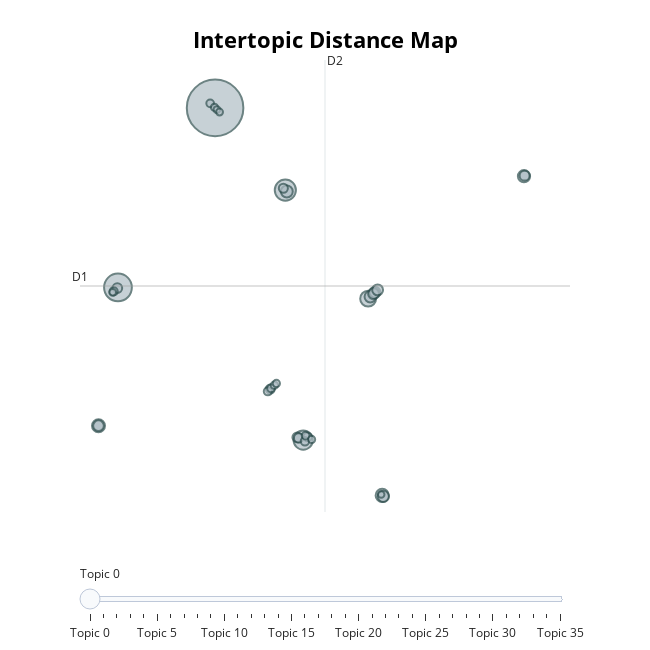

The code cell stored with this chart in its notebook:
### Code cell
model.visualize_topics()

### Figure 1 — Plotly figure (JSON) as saved in the notebook; plotly's stock layout.template omitted (floating-point values rounded to 4 significant figures)
{"data": [{"customdata": [[0, "la | en | que | el | cmo", 814], [1, "robot | delta | arm | robots | scara", 196], [2, "learning | machine | ai | object | detection", 114], [3, "data | science | engineering | analyst | backend", 95], [4, "react | flutter | nodejs | api | app", 64], [5, "microservices | microservicios | architecture | secure | arquitectura", 44], [6, "chatgpt | langchain | pdf | powerpoint | chat", 43], [7, "fastapi | api | fast | apis | json", 38], [8, "opencv | vision | face | python | recognition", 36], [9, "esp32 | esp8266 | ota | nodemcu | bluetooth", 33], [10, "docker | kubernetes | terraform | dockerfile | containerize", 32], [11, "websockets | socket | vs | programming | sockets", 31], [12, "rabbitmq | kafka | queue | message | apache", 30], [13, "selenium | scraping | web | tutorial | python", 30], [14, "english | learn | advanced | native | level", 29], [15, "sqlmodel | sqlalchemy | fastapi | orm | crud", 25], [16, "matlab | simulink | toolbox | robotics | converter", 24], [17, "tesla | selfdriving | car | cars | autopilot", 24], [18, "projects | arduino | ideas | 10 | iot", 23], [19, "gpu | nvidia | pc | jetson | orin", 21], [20, "productivity | habits | productive | smarter | day", 21], [21, "clean | architecture | dirty | net | mapping", 19], [22, "notion | template | manager | templates | free", 18], [23, "pid | control | controller | motion | jerk", 17], [24, "notes | brain | second | taking | remember", 17], [25, "clase | ingls | eduardo | lpez | significant", 15], [26, "devops | git | tools | cicd | course", 15], [27, "money | debt | rich | online | saas", 15], [28, "shoulder | muscle | exercises | faster | days", 14], [29, "interview | coding | job | notation | interviews", 13], [30, "circuitos | operational | amplifier | regulador | electronic", 13], [31, "drum | lesson | play | drummer | beats", 13], [32, "sensor | arduino | i2c | mpu6050 | grfica", 12], [33, "android | curso | kotlin | cero | desde", 12], [34, "pic16f1937 | micropython | clase | pico | microcontroladores", 12], [35, "gateway | kong | api | zuul | service", 11]], "hovertemplate": "<b>Topic %{customdata[0]}</b><br>%{customdata[1]}<br>Size: %{customdata[2]}", "legendgroup": "", "marker": {"color": "#B0BEC5", "line": {"color": "DarkSlateGrey", "width": 2}, "size": [814, 196, 114, 95, 64, 44, 43, 38, 36, 33, 32, 31, 30, 30, 29, 25, 24, 24, 23, 21, 21, 19, 18, 17, 17, 15, 15, 15, 14, 13, 13, 13, 12, 12, 12, 11], "sizemode": "area", "sizeref": 0.5088, "symbol": "circle"}, "mode": "markers", "name": "", "orientation": "v", "showlegend": false, "type": "scatter", "x": [-0.5152, -7.926, 4.847, 6.211, 11.17, 12.24, -9.412, 23.06, 4.96, 11.33, 12.33, 11.68, 11.58, 11.89, -9.412, 23.11, -7.975, 5.758, 5.867, 4.695, 3.694, 6.548, 6.344, -8.254, 3.513, -0.8906, 6.392, 3.753, 4.01, 6.852, -0.5639, 4.165, -8.331, -0.375, -0.173, 12.16], "xaxis": "x", "y": [23.58, 8.696, 16.76, -3.95, 7.771, -8.532, -2.759, 17.92, 16.65, 7.932, -8.617, 8.288, 8.184, 8.496, -2.759, 17.96, 8.647, -3.724, -3.771, 16.91, 0.2786, -3.693, -4.045, 8.369, 0.09362, 23.95, -3.584, 0.3374, 0.5923, -3.897, 23.62, 0.7455, 8.293, 23.44, 23.23, -8.453], "yaxis": "y"}], "layout": {"annotations": [{"showarrow": false, "text": "D1", "x": -10.82, "y": 8.817, "yshift": 10}, {"showarrow": false, "text": "D2", "x": 7.874, "xshift": 10, "y": 27.54}], "height": 650, "hoverlabel": {"bgcolor": "white", "font": {"family": "Rockwell", "size": 16}}, "legend": {"itemsizing": "constant", "tracegroupgap": 0}, "margin": {"t": 60}, "shapes": [{"line": {"color": "#CFD8DC", "width": 2}, "type": "line", "x0": 7.874, "x1": 7.874, "y0": -9.909, "y1": 27.54}, {"line": {"color": "#9E9E9E", "width": 2}, "type": "line", "x0": -10.82, "x1": 26.57, "y0": 8.817, "y1": 8.817}], "sliders": [{"active": 0, "pad": {"t": 50}, "steps": [{"args": [{"marker.color": [["red", "#B0BEC5", "#B0BEC5", "#B0BEC5", "#B0BEC5", "#B0BEC5", "#B0BEC5", "#B0BEC5", "#B0BEC5", "#B0BEC5", "#B0BEC5", "#B0BEC5", "#B0BEC5", "#B0BEC5", "#B0BEC5", "#B0BEC5", "#B0BEC5", "#B0BEC5", "#B0BEC5", "#B0BEC5", "#B0BEC5", "#B0BEC5", "#B0BEC5", "#B0BEC5", "#B0BEC5", "#B0BEC5", "#B0BEC5", "#B0BEC5", "#B0BEC5", "#B0BEC5", "#B0BEC5", "#B0BEC5", "#B0BEC5", "#B0BEC5", "#B0BEC5", "#B0BEC5"]]}], "label": "Topic 0", "method": "update"}, {"args": [{"marker.color": [["#B0BEC5", "red", "#B0BEC5", "#B0BEC5", "#B0BEC5", "#B0BEC5", "#B0BEC5", "#B0BEC5", "#B0BEC5", "#B0BEC5", "#B0BEC5", "#B0BEC5", "#B0BEC5", "#B0BEC5", "#B0BEC5", "#B0BEC5", "#B0BEC5", "#B0BEC5", "#B0BEC5", "#B0BEC5", "#B0BEC5", "#B0BEC5", "#B0BEC5", "#B0BEC5", "#B0BEC5", "#B0BEC5", "#B0BEC5", "#B0BEC5", "#B0BEC5", "#B0BEC5", "#B0BEC5", "#B0BEC5", "#B0BEC5", "#B0BEC5", "#B0BEC5", "#B0BEC5"]]}], "label": "Topic 1", "method": "update"}, {"args": [{"marker.color": [["#B0BEC5", "#B0BEC5", "red", "#B0BEC5", "#B0BEC5", "#B0BEC5", "#B0BEC5", "#B0BEC5", "#B0BEC5", "#B0BEC5", "#B0BEC5", "#B0BEC5", "#B0BEC5", "#B0BEC5", "#B0BEC5", "#B0BEC5", "#B0BEC5", "#B0BEC5", "#B0BEC5", "#B0BEC5", "#B0BEC5", "#B0BEC5", "#B0BEC5", "#B0BEC5", "#B0BEC5", "#B0BEC5", "#B0BEC5", "#B0BEC5", "#B0BEC5", "#B0BEC5", "#B0BEC5", "#B0BEC5", "#B0BEC5", "#B0BEC5", "#B0BEC5", "#B0BEC5"]]}], "label": "Topic 2", "method": "update"}, {"args": [{"marker.color": [["#B0BEC5", "#B0BEC5", "#B0BEC5", "red", "#B0BEC5", "#B0BEC5", "#B0BEC5", "#B0BEC5", "#B0BEC5", "#B0BEC5", "#B0BEC5", "#B0BEC5", "#B0BEC5", "#B0BEC5", "#B0BEC5", "#B0BEC5", "#B0BEC5", "#B0BEC5", "#B0BEC5", "#B0BEC5", "#B0BEC5", "#B0BEC5", "#B0BEC5", "#B0BEC5", "#B0BEC5", "#B0BEC5", "#B0BEC5", "#B0BEC5", "#B0BEC5", "#B0BEC5", "#B0BEC5", "#B0BEC5", "#B0BEC5", "#B0BEC5", "#B0BEC5", "#B0BEC5"]]}], "label": "Topic 3", "method": "update"}, {"args": [{"marker.color": [["#B0BEC5", "#B0BEC5", "#B0BEC5", "#B0BEC5", "red", "#B0BEC5", "#B0BEC5", "#B0BEC5", "#B0BEC5", "#B0BEC5", "#B0BEC5", "#B0BEC5", "#B0BEC5", "#B0BEC5", "#B0BEC5", "#B0BEC5", "#B0BEC5", "#B0BEC5", "#B0BEC5", "#B0BEC5", "#B0BEC5", "#B0BEC5", "#B0BEC5", "#B0BEC5", "#B0BEC5", "#B0BEC5", "#B0BEC5", "#B0BEC5", "#B0BEC5", "#B0BEC5", "#B0BEC5", "#B0BEC5", "#B0BEC5", "#B0BEC5", "#B0BEC5", "#B0BEC5"]]}], "label": "Topic 4", "method": "update"}, {"args": [{"marker.color": [["#B0BEC5", "#B0BEC5", "#B0BEC5", "#B0BEC5", "#B0BEC5", "red", "#B0BEC5", "#B0BEC5", "#B0BEC5", "#B0BEC5", "#B0BEC5", "#B0BEC5", "#B0BEC5", "#B0BEC5", "#B0BEC5", "#B0BEC5", "#B0BEC5", "#B0BEC5", "#B0BEC5", "#B0BEC5", "#B0BEC5", "#B0BEC5", "#B0BEC5", "#B0BEC5", "#B0BEC5", "#B0BEC5", "#B0BEC5", "#B0BEC5", "#B0BEC5", "#B0BEC5", "#B0BEC5", "#B0BEC5", "#B0BEC5", "#B0BEC5", "#B0BEC5", "#B0BEC5"]]}], "label": "Topic 5", "method": "update"}, {"args": [{"marker.color": [["#B0BEC5", "#B0BEC5", "#B0BEC5", "#B0BEC5", "#B0BEC5", "#B0BEC5", "red", "#B0BEC5", "#B0BEC5", "#B0BEC5", "#B0BEC5", "#B0BEC5", "#B0BEC5", "#B0BEC5", "#B0BEC5", "#B0BEC5", "#B0BEC5", "#B0BEC5", "#B0BEC5", "#B0BEC5", "#B0BEC5", "#B0BEC5", "#B0BEC5", "#B0BEC5", "#B0BEC5", "#B0BEC5", "#B0BEC5", "#B0BEC5", "#B0BEC5", "#B0BEC5", "#B0BEC5", "#B0BEC5", "#B0BEC5", "#B0BEC5", "#B0BEC5", "#B0BEC5"]]}], "label": "Topic 6", "method": "update"}, {"args": [{"marker.color": [["#B0BEC5", "#B0BEC5", "#B0BEC5", "#B0BEC5", "#B0BEC5", "#B0BEC5", "#B0BEC5", "red", "#B0BEC5", "#B0BEC5", "#B0BEC5", "#B0BEC5", "#B0BEC5", "#B0BEC5", "#B0BEC5", "#B0BEC5", "#B0BEC5", "#B0BEC5", "#B0BEC5", "#B0BEC5", "#B0BEC5", "#B0BEC5", "#B0BEC5", "#B0BEC5", "#B0BEC5", "#B0BEC5", "#B0BEC5", "#B0BEC5", "#B0BEC5", "#B0BEC5", "#B0BEC5", "#B0BEC5", "#B0BEC5", "#B0BEC5", "#B0BEC5", "#B0BEC5"]]}], "label": "Topic 7", "method": "update"}, {"args": [{"marker.color": [["#B0BEC5", "#B0BEC5", "#B0BEC5", "#B0BEC5", "#B0BEC5", "#B0BEC5", "#B0BEC5", "#B0BEC5", "red", "#B0BEC5", "#B0BEC5", "#B0BEC5", "#B0BEC5", "#B0BEC5", "#B0BEC5", "#B0BEC5", "#B0BEC5", "#B0BEC5", "#B0BEC5", "#B0BEC5", "#B0BEC5", "#B0BEC5", "#B0BEC5", "#B0BEC5", "#B0BEC5", "#B0BEC5", "#B0BEC5", "#B0BEC5", "#B0BEC5", "#B0BEC5", "#B0BEC5", "#B0BEC5", "#B0BEC5", "#B0BEC5", "#B0BEC5", "#B0BEC5"]]}], "label": "Topic 8", "method": "update"}, {"args": [{"marker.color": [["#B0BEC5", "#B0BEC5", "#B0BEC5", "#B0BEC5", "#B0BEC5", "#B0BEC5", "#B0BEC5", "#B0BEC5", "#B0BEC5", "red", "#B0BEC5", "#B0BEC5", "#B0BEC5", "#B0BEC5", "#B0BEC5", "#B0BEC5", "#B0BEC5", "#B0BEC5", "#B0BEC5", "#B0BEC5", "#B0BEC5", "#B0BEC5", "#B0BEC5", "#B0BEC5", "#B0BEC5", "#B0BEC5", "#B0BEC5", "#B0BEC5", "#B0BEC5", "#B0BEC5", "#B0BEC5", "#B0BEC5", "#B0BEC5", "#B0BEC5", "#B0BEC5", "#B0BEC5"]]}], "label": "Topic 9", "method": "update"}, {"args": [{"marker.color": [["#B0BEC5", "#B0BEC5", "#B0BEC5", "#B0BEC5", "#B0BEC5", "#B0BEC5", "#B0BEC5", "#B0BEC5", "#B0BEC5", "#B0BEC5", "red", "#B0BEC5", "#B0BEC5", "#B0BEC5", "#B0BEC5", "#B0BEC5", "#B0BEC5", "#B0BEC5", "#B0BEC5", "#B0BEC5", "#B0BEC5", "#B0BEC5", "#B0BEC5", "#B0BEC5", "#B0BEC5", "#B0BEC5", "#B0BEC5", "#B0BEC5", "#B0BEC5", "#B0BEC5", "#B0BEC5", "#B0BEC5", "#B0BEC5", "#B0BEC5", "#B0BEC5", "#B0BEC5"]]}], "label": "Topic 10", "method": "update"}, {"args": [{"marker.color": [["#B0BEC5", "#B0BEC5", "#B0BEC5", "#B0BEC5", "#B0BEC5", "#B0BEC5", "#B0BEC5", "#B0BEC5", "#B0BEC5", "#B0BEC5", "#B0BEC5", "red", "#B0BEC5", "#B0BEC5", "#B0BEC5", "#B0BEC5", "#B0BEC5", "#B0BEC5", "#B0BEC5", "#B0BEC5", "#B0BEC5", "#B0BEC5", "#B0BEC5", "#B0BEC5", "#B0BEC5", "#B0BEC5", "#B0BEC5", "#B0BEC5", "#B0BEC5", "#B0BEC5", "#B0BEC5", "#B0BEC5", "#B0BEC5", "#B0BEC5", "#B0BEC5", "#B0BEC5"]]}], "label": "Topic 11", "method": "update"}, {"args": [{"marker.color": [["#B0BEC5", "#B0BEC5", "#B0BEC5", "#B0BEC5", "#B0BEC5", "#B0BEC5", "#B0BEC5", "#B0BEC5", "#B0BEC5", "#B0BEC5", "#B0BEC5", "#B0BEC5", "red", "#B0BEC5", "#B0BEC5", "#B0BEC5", "#B0BEC5", "#B0BEC5", "#B0BEC5", "#B0BEC5", "#B0BEC5", "#B0BEC5", "#B0BEC5", "#B0BEC5", "#B0BEC5", "#B0BEC5", "#B0BEC5", "#B0BEC5", "#B0BEC5", "#B0BEC5", "#B0BEC5", "#B0BEC5", "#B0BEC5", "#B0BEC5", "#B0BEC5", "#B0BEC5"]]}], "label": "Topic 12", "method": "update"}, {"args": [{"marker.color": [["#B0BEC5", "#B0BEC5", "#B0BEC5", "#B0BEC5", "#B0BEC5", "#B0BEC5", "#B0BEC5", "#B0BEC5", "#B0BEC5", "#B0BEC5", "#B0BEC5", "#B0BEC5", "#B0BEC5", "red", "#B0BEC5", "#B0BEC5", "#B0BEC5", "#B0BEC5", "#B0BEC5", "#B0BEC5", "#B0BEC5", "#B0BEC5", "#B0BEC5", "#B0BEC5", "#B0BEC5", "#B0BEC5", "#B0BEC5", "#B0BEC5", "#B0BEC5", "#B0BEC5", "#B0BEC5", "#B0BEC5", "#B0BEC5", "#B0BEC5", "#B0BEC5", "#B0BEC5"]]}], "label": "Topic 13", "method": "update"}, {"args": [{"marker.color": [["#B0BEC5", "#B0BEC5", "#B0BEC5", "#B0BEC5", "#B0BEC5", "#B0BEC5", "#B0BEC5", "#B0BEC5", "#B0BEC5", "#B0BEC5", "#B0BEC5", "#B0BEC5", "#B0BEC5", "#B0BEC5", "red", "#B0BEC5", "#B0BEC5", "#B0BEC5", "#B0BEC5", "#B0BEC5", "#B0BEC5", "#B0BEC5", "#B0BEC5", "#B0BEC5", "#B0BEC5", "#B0BEC5", "#B0BEC5", "#B0BEC5", "#B0BEC5", "#B0BEC5", "#B0BEC5", "#B0BEC5", "#B0BEC5", "#B0BEC5", "#B0BEC5", "#B0BEC5"]]}], "label": "Topic 14", "method": "update"}, {"args": [{"marker.color": [["#B0BEC5", "#B0BEC5", "#B0BEC5", "#B0BEC5", "#B0BEC5", "#B0BEC5", "#B0BEC5", "#B0BEC5", "#B0BEC5", "#B0BEC5", "#B0BEC5", "#B0BEC5", "#B0BEC5", "#B0BEC5", "#B0BEC5", "red", "#B0BEC5", "#B0BEC5", "#B0BEC5", "#B0BEC5", "#B0BEC5", "#B0BEC5", "#B0BEC5", "#B0BEC5", "#B0BEC5", "#B0BEC5", "#B0BEC5", "#B0BEC5", "#B0BEC5", "#B0BEC5", "#B0BEC5", "#B0BEC5", "#B0BEC5", "#B0BEC5", "#B0BEC5", "#B0BEC5"]]}], "label": "Topic 15", "method": "update"}, {"args": [{"marker.color": [["#B0BEC5", "#B0BEC5", "#B0BEC5", "#B0BEC5", "#B0BEC5", "#B0BEC5", "#B0BEC5", "#B0BEC5", "#B0BEC5", "#B0BEC5", "#B0BEC5", "#B0BEC5", "#B0BEC5", "#B0BEC5", "#B0BEC5", "#B0BEC5", "red", "#B0BEC5", "#B0BEC5", "#B0BEC5", "#B0BEC5", "#B0BEC5", "#B0BEC5", "#B0BEC5", "#B0BEC5", "#B0BEC5", "#B0BEC5", "#B0BEC5", "#B0BEC5", "#B0BEC5", "#B0BEC5", "#B0BEC5", "#B0BEC5", "#B0BEC5", "#B0BEC5", "#B0BEC5"]]}], "label": "Topic 16", "method": "update"}, {"args": [{"marker.color": [["#B0BEC5", "#B0BEC5", "#B0BEC5", "#B0BEC5", "#B0BEC5", "#B0BEC5", "#B0BEC5", "#B0BEC5", "#B0BEC5", "#B0BEC5", "#B0BEC5", "#B0BEC5", "#B0BEC5", "#B0BEC5", "#B0BEC5", "#B0BEC5", "#B0BEC5", "red", "#B0BEC5", "#B0BEC5", "#B0BEC5", "#B0BEC5", "#B0BEC5", "#B0BEC5", "#B0BEC5", "#B0BEC5", "#B0BEC5", "#B0BEC5", "#B0BEC5", "#B0BEC5", "#B0BEC5", "#B0BEC5", "#B0BEC5", "#B0BEC5", "#B0BEC5", "#B0BEC5"]]}], "label": "Topic 17", "method": "update"}, {"args": [{"marker.color": [["#B0BEC5", "#B0BEC5", "#B0BEC5", "#B0BEC5", "#B0BEC5", "#B0BEC5", "#B0BEC5", "#B0BEC5", "#B0BEC5", "#B0BEC5", "#B0BEC5", "#B0BEC5", "#B0BEC5", "#B0BEC5", "#B0BEC5", "#B0BEC5", "#B0BEC5", "#B0BEC5", "red", "#B0BEC5", "#B0BEC5", "#B0BEC5", "#B0BEC5", "#B0BEC5", "#B0BEC5", "#B0BEC5", "#B0BEC5", "#B0BEC5", "#B0BEC5", "#B0BEC5", "#B0BEC5", "#B0BEC5", "#B0BEC5", "#B0BEC5", "#B0BEC5", "#B0BEC5"]]}], "label": "Topic 18", "method": "update"}, {"args": [{"marker.color": [["#B0BEC5", "#B0BEC5", "#B0BEC5", "#B0BEC5", "#B0BEC5", "#B0BEC5", "#B0BEC5", "#B0BEC5", "#B0BEC5", "#B0BEC5", "#B0BEC5", "#B0BEC5", "#B0BEC5", "#B0BEC5", "#B0BEC5", "#B0BEC5", "#B0BEC5", "#B0BEC5", "#B0BEC5", "red", "#B0BEC5", "#B0BEC5", "#B0BEC5", "#B0BEC5", "#B0BEC5", "#B0BEC5", "#B0BEC5", "#B0BEC5", "#B0BEC5", "#B0BEC5", "#B0BEC5", "#B0BEC5", "#B0BEC5", "#B0BEC5", "#B0BEC5", "#B0BEC5"]]}], "label": "Topic 19", "method": "update"}, {"args": [{"marker.color": [["#B0BEC5", "#B0BEC5", "#B0BEC5", "#B0BEC5", "#B0BEC5", "#B0BEC5", "#B0BEC5", "#B0BEC5", "#B0BEC5", "#B0BEC5", "#B0BEC5", "#B0BEC5", "#B0BEC5", "#B0BEC5", "#B0BEC5", "#B0BEC5", "#B0BEC5", "#B0BEC5", "#B0BEC5", "#B0BEC5", "red", "#B0BEC5", "#B0BEC5", "#B0BEC5", "#B0BEC5", "#B0BEC5", "#B0BEC5", "#B0BEC5", "#B0BEC5", "#B0BEC5", "#B0BEC5", "#B0BEC5", "#B0BEC5", "#B0BEC5", "#B0BEC5", "#B0BEC5"]]}], "label": "Topic 20", "method": "update"}, {"args": [{"marker.color": [["#B0BEC5", "#B0BEC5", "#B0BEC5", "#B0BEC5", "#B0BEC5", "#B0BEC5", "#B0BEC5", "#B0BEC5", "#B0BEC5", "#B0BEC5", "#B0BEC5", "#B0BEC5", "#B0BEC5", "#B0BEC5", "#B0BEC5", "#B0BEC5", "#B0BEC5", "#B0BEC5", "#B0BEC5", "#B0BEC5", "#B0BEC5", "red", "#B0BEC5", "#B0BEC5", "#B0BEC5", "#B0BEC5", "#B0BEC5", "#B0BEC5", "#B0BEC5", "#B0BEC5", "#B0BEC5", "#B0BEC5", "#B0BEC5", "#B0BEC5", "#B0BEC5", "#B0BEC5"]]}], "label": "Topic 21", "method": "update"}, {"args": [{"marker.color": [["#B0BEC5", "#B0BEC5", "#B0BEC5", "#B0BEC5", "#B0BEC5", "#B0BEC5", "#B0BEC5", "#B0BEC5", "#B0BEC5", "#B0BEC5", "#B0BEC5", "#B0BEC5", "#B0BEC5", "#B0BEC5", "#B0BEC5", "#B0BEC5", "#B0BEC5", "#B0BEC5", "#B0BEC5", "#B0BEC5", "#B0BEC5", "#B0BEC5", "red", "#B0BEC5", "#B0BEC5", "#B0BEC5", "#B0BEC5", "#B0BEC5", "#B0BEC5", "#B0BEC5", "#B0BEC5", "#B0BEC5", "#B0BEC5", "#B0BEC5", "#B0BEC5", "#B0BEC5"]]}], "label": "Topic 22", "method": "update"}, {"args": [{"marker.color": [["#B0BEC5", "#B0BEC5", "#B0BEC5", "#B0BEC5", "#B0BEC5", "#B0BEC5", "#B0BEC5", "#B0BEC5", "#B0BEC5", "#B0BEC5", "#B0BEC5", "#B0BEC5", "#B0BEC5", "#B0BEC5", "#B0BEC5", "#B0BEC5", "#B0BEC5", "#B0BEC5", "#B0BEC5", "#B0BEC5", "#B0BEC5", "#B0BEC5", "#B0BEC5", "red", "#B0BEC5", "#B0BEC5", "#B0BEC5", "#B0BEC5", "#B0BEC5", "#B0BEC5", "#B0BEC5", "#B0BEC5", "#B0BEC5", "#B0BEC5", "#B0BEC5", "#B0BEC5"]]}], "label": "Topic 23", "method": "update"}, {"args": [{"marker.color": [["#B0BEC5", "#B0BEC5", "#B0BEC5", "#B0BEC5", "#B0BEC5", "#B0BEC5", "#B0BEC5", "#B0BEC5", "#B0BEC5", "#B0BEC5", "#B0BEC5", "#B0BEC5", "#B0BEC5", "#B0BEC5", "#B0BEC5", "#B0BEC5", "#B0BEC5", "#B0BEC5", "#B0BEC5", "#B0BEC5", "#B0BEC5", "#B0BEC5", "#B0BEC5", "#B0BEC5", "red", "#B0BEC5", "#B0BEC5", "#B0BEC5", "#B0BEC5", "#B0BEC5", "#B0BEC5", "#B0BEC5", "#B0BEC5", "#B0BEC5", "#B0BEC5", "#B0BEC5"]]}], "label": "Topic 24", "method": "update"}, {"args": [{"marker.color": [["#B0BEC5", "#B0BEC5", "#B0BEC5", "#B0BEC5", "#B0BEC5", "#B0BEC5", "#B0BEC5", "#B0BEC5", "#B0BEC5", "#B0BEC5", "#B0BEC5", "#B0BEC5", "#B0BEC5", "#B0BEC5", "#B0BEC5", "#B0BEC5", "#B0BEC5", "#B0BEC5", "#B0BEC5", "#B0BEC5", "#B0BEC5", "#B0BEC5", "#B0BEC5", "#B0BEC5", "#B0BEC5", "red", "#B0BEC5", "#B0BEC5", "#B0BEC5", "#B0BEC5", "#B0BEC5", "#B0BEC5", "#B0BEC5", "#B0BEC5", "#B0BEC5", "#B0BEC5"]]}], "label": "Topic 25", "method": "update"}, {"args": [{"marker.color": [["#B0BEC5", "#B0BEC5", "#B0BEC5", "#B0BEC5", "#B0BEC5", "#B0BEC5", "#B0BEC5", "#B0BEC5", "#B0BEC5", "#B0BEC5", "#B0BEC5", "#B0BEC5", "#B0BEC5", "#B0BEC5", "#B0BEC5", "#B0BEC5", "#B0BEC5", "#B0BEC5", "#B0BEC5", "#B0BEC5", "#B0BEC5", "#B0BEC5", "#B0BEC5", "#B0BEC5", "#B0BEC5", "#B0BEC5", "red", "#B0BEC5", "#B0BEC5", "#B0BEC5", "#B0BEC5", "#B0BEC5", "#B0BEC5", "#B0BEC5", "#B0BEC5", "#B0BEC5"]]}], "label": "Topic 26", "method": "update"}, {"args": [{"marker.color": [["#B0BEC5", "#B0BEC5", "#B0BEC5", "#B0BEC5", "#B0BEC5", "#B0BEC5", "#B0BEC5", "#B0BEC5", "#B0BEC5", "#B0BEC5", "#B0BEC5", "#B0BEC5", "#B0BEC5", "#B0BEC5", "#B0BEC5", "#B0BEC5", "#B0BEC5", "#B0BEC5", "#B0BEC5", "#B0BEC5", "#B0BEC5", "#B0BEC5", "#B0BEC5", "#B0BEC5", "#B0BEC5", "#B0BEC5", "#B0BEC5", "red", "#B0BEC5", "#B0BEC5", "#B0BEC5", "#B0BEC5", "#B0BEC5", "#B0BEC5", "#B0BEC5", "#B0BEC5"]]}], "label": "Topic 27", "method": "update"}, {"args": [{"marker.color": [["#B0BEC5", "#B0BEC5", "#B0BEC5", "#B0BEC5", "#B0BEC5", "#B0BEC5", "#B0BEC5", "#B0BEC5", "#B0BEC5", "#B0BEC5", "#B0BEC5", "#B0BEC5", "#B0BEC5", "#B0BEC5", "#B0BEC5", "#B0BEC5", "#B0BEC5", "#B0BEC5", "#B0BEC5", "#B0BEC5", "#B0BEC5", "#B0BEC5", "#B0BEC5", "#B0BEC5", "#B0BEC5", "#B0BEC5", "#B0BEC5", "#B0BEC5", "red", "#B0BEC5", "#B0BEC5", "#B0BEC5", "#B0BEC5", "#B0BEC5", "#B0BEC5", "#B0BEC5"]]}], "label": "Topic 28", "method": "update"}, {"args": [{"marker.color": [["#B0BEC5", "#B0BEC5", "#B0BEC5", "#B0BEC5", "#B0BEC5", "#B0BEC5", "#B0BEC5", "#B0BEC5", "#B0BEC5", "#B0BEC5", "#B0BEC5", "#B0BEC5", "#B0BEC5", "#B0BEC5", "#B0BEC5", "#B0BEC5", "#B0BEC5", "#B0BEC5", "#B0BEC5", "#B0BEC5", "#B0BEC5", "#B0BEC5", "#B0BEC5", "#B0BEC5", "#B0BEC5", "#B0BEC5", "#B0BEC5", "#B0BEC5", "#B0BEC5", "red", "#B0BEC5", "#B0BEC5", "#B0BEC5", "#B0BEC5", "#B0BEC5", "#B0BEC5"]]}], "label": "Topic 29", "method": "update"}, {"args": [{"marker.color": [["#B0BEC5", "#B0BEC5", "#B0BEC5", "#B0BEC5", "#B0BEC5", "#B0BEC5", "#B0BEC5", "#B0BEC5", "#B0BEC5", "#B0BEC5", "#B0BEC5", "#B0BEC5", "#B0BEC5", "#B0BEC5", "#B0BEC5", "#B0BEC5", "#B0BEC5", "#B0BEC5", "#B0BEC5", "#B0BEC5", "#B0BEC5", "#B0BEC5", "#B0BEC5", "#B0BEC5", "#B0BEC5", "#B0BEC5", "#B0BEC5", "#B0BEC5", "#B0BEC5", "#B0BEC5", "red", "#B0BEC5", "#B0BEC5", "#B0BEC5", "#B0BEC5", "#B0BEC5"]]}], "label": "Topic 30", "method": "update"}, {"args": [{"marker.color": [["#B0BEC5", "#B0BEC5", "#B0BEC5", "#B0BEC5", "#B0BEC5", "#B0BEC5", "#B0BEC5", "#B0BEC5", "#B0BEC5", "#B0BEC5", "#B0BEC5", "#B0BEC5", "#B0BEC5", "#B0BEC5", "#B0BEC5", "#B0BEC5", "#B0BEC5", "#B0BEC5", "#B0BEC5", "#B0BEC5", "#B0BEC5", "#B0BEC5", "#B0BEC5", "#B0BEC5", "#B0BEC5", "#B0BEC5", "#B0BEC5", "#B0BEC5", "#B0BEC5", "#B0BEC5", "#B0BEC5", "red", "#B0BEC5", "#B0BEC5", "#B0BEC5", "#B0BEC5"]]}], "label": "Topic 31", "method": "update"}, {"args": [{"marker.color": [["#B0BEC5", "#B0BEC5", "#B0BEC5", "#B0BEC5", "#B0BEC5", "#B0BEC5", "#B0BEC5", "#B0BEC5", "#B0BEC5", "#B0BEC5", "#B0BEC5", "#B0BEC5", "#B0BEC5", "#B0BEC5", "#B0BEC5", "#B0BEC5", "#B0BEC5", "#B0BEC5", "#B0BEC5", "#B0BEC5", "#B0BEC5", "#B0BEC5", "#B0BEC5", "#B0BEC5", "#B0BEC5", "#B0BEC5", "#B0BEC5", "#B0BEC5", "#B0BEC5", "#B0BEC5", "#B0BEC5", "#B0BEC5", "red", "#B0BEC5", "#B0BEC5", "#B0BEC5"]]}], "label": "Topic 32", "method": "update"}, {"args": [{"marker.color": [["#B0BEC5", "#B0BEC5", "#B0BEC5", "#B0BEC5", "#B0BEC5", "#B0BEC5", "#B0BEC5", "#B0BEC5", "#B0BEC5", "#B0BEC5", "#B0BEC5", "#B0BEC5", "#B0BEC5", "#B0BEC5", "#B0BEC5", "#B0BEC5", "#B0BEC5", "#B0BEC5", "#B0BEC5", "#B0BEC5", "#B0BEC5", "#B0BEC5", "#B0BEC5", "#B0BEC5", "#B0BEC5", "#B0BEC5", "#B0BEC5", "#B0BEC5", "#B0BEC5", "#B0BEC5", "#B0BEC5", "#B0BEC5", "#B0BEC5", "red", "#B0BEC5", "#B0BEC5"]]}], "label": "Topic 33", "method": "update"}, {"args": [{"marker.color": [["#B0BEC5", "#B0BEC5", "#B0BEC5", "#B0BEC5", "#B0BEC5", "#B0BEC5", "#B0BEC5", "#B0BEC5", "#B0BEC5", "#B0BEC5", "#B0BEC5", "#B0BEC5", "#B0BEC5", "#B0BEC5", "#B0BEC5", "#B0BEC5", "#B0BEC5", "#B0BEC5", "#B0BEC5", "#B0BEC5", "#B0BEC5", "#B0BEC5", "#B0BEC5", "#B0BEC5", "#B0BEC5", "#B0BEC5", "#B0BEC5", "#B0BEC5", "#B0BEC5", "#B0BEC5", "#B0BEC5", "#B0BEC5", "#B0BEC5", "#B0BEC5", "red", "#B0BEC5"]]}], "label": "Topic 34", "method": "update"}, {"args": [{"marker.color": [["#B0BEC5", "#B0BEC5", "#B0BEC5", "#B0BEC5", "#B0BEC5", "#B0BEC5", "#B0BEC5", "#B0BEC5", "#B0BEC5", "#B0BEC5", "#B0BEC5", "#B0BEC5", "#B0BEC5", "#B0BEC5", "#B0BEC5", "#B0BEC5", "#B0BEC5", "#B0BEC5", "#B0BEC5", "#B0BEC5", "#B0BEC5", "#B0BEC5", "#B0BEC5", "#B0BEC5", "#B0BEC5", "#B0BEC5", "#B0BEC5", "#B0BEC5", "#B0BEC5", "#B0BEC5", "#B0BEC5", "#B0BEC5", "#B0BEC5", "#B0BEC5", "#B0BEC5", "red"]]}], "label": "Topic 35", "method": "update"}]}], "title": {"font": {"color": "Black", "size": 22}, "text": "<b>Intertopic Distance Map</b>", "x": 0.5, "xanchor": "center", "y": 0.95, "yanchor": "top"}, "width": 650, "xaxis": {"anchor": "y", "domain": [0, 1], "range": [-10.82, 26.57], "title": {"text": ""}, "visible": false}, "yaxis": {"anchor": "x", "domain": [0, 1], "range": [-9.909, 27.54], "title": {"text": ""}, "visible": false}}}
